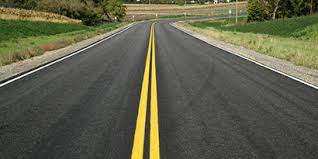
%> input picture Lane Detection/Images/test/test04.jpg, 318 x 159 px
$ octave script_find_real_lanes.m   (GNU Octave 9; MATLAB toolbox functions it lacks are replaced by stand-ins)
%> lines starting %> are read from the running program, lines starting %| are printed output that depends on the picture; in (x1, y1, x2, y2) boxes, pixels count from 0 and x2, y2 are one past the last pixel; in counts of white or black regions, pixels touching at a corner belong together; the program's own positions count from 1
%% Load the test track image
close all
clear all
clc

% Load the image
image_road_rgb = imread('test04.jpg');
%> image_road_rgb is the input picture: size 159x318x3 uint8; mean R, G, B 95, 95, 75.6


%% Smooth the image
%image_road_blur = imgaussfilt(image_road_rgb, 15);
image_road_blur = image_road_rgb;

% Convert the RGB to HSV
image_road_hsv = rgb2hsv(image_road_blur);
%> image_road_hsv: size 159x318x3 double; mean H, S, V 0.202, 0.192, 0.383

% Scale the HSV data to the interval [0, 1]
image_road_rescale = image_road_hsv;
image_road_rescale(:,:,1) = rescale( image_road_hsv(:,:,1));
%> image_road_rescale: size 159x318x3 double; mean H, S, V 0.204, 0.192, 0.383
image_road_rescale(:,:,2) = rescale( image_road_hsv(:,:,2));
image_road_rescale(:,:,3) = rescale( image_road_hsv(:,:,3));
%> image_road_rescale: size 159x318x3 double; mean H, S, V 0.204, 0.192, 0.38
rescaled_h = image_road_rescale(:,:,1);
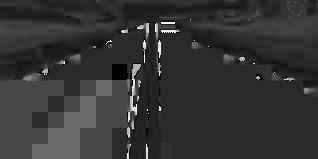
%> rescaled_h: size 159x318 double; min 0, max 1, mean 0.204
rescaled_s = image_road_rescale(:,:,2);
rescaled_v = image_road_rescale(:,:,3);

% Reshape the N x M matrix to an NxM x 1 array
sz = size(image_road_rescale);
%> sz = [159 318 3]
Nrows = sz(1);
%> Nrows = 159
Ncols = sz(2);
%> Ncols = 318
Npages = sz(3);
%> Npages = 3
all_hsv = reshape(image_road_rescale, Nrows*Ncols, Npages);
all_h = all_hsv(:,1);
all_s = all_hsv(:,2);
all_v = all_hsv(:,3);
all_hs = [all_h, all_s];

%% Show figures and plots to analy
% Original image
fig_1 = figure(1);
imshow(image_road_rgb);
title('Original');

% Blurred image
fig_11 = figure(11);
imshow(image_road_blur);
title('Original blurred');

% Image in HSV color
fig_2 = figure(2);
imshow(image_road_hsv)
title('HSV image');

% Visualize the rescaled image
figure(3)
imshow(image_road_rescale)
title('Rescaled image');

% Visualize the H value of the rescaled matrix
figure(4)
imshow(image_road_rescale(:,:,1))
title('H space only from HSV image')

% Visualize the H value of the rescaled matrix
figure(45)
imshow(image_road_rescale(:,:,2))
title('S space only from HSV image')

% Visualize the V value of the rescaled matrix
figure(5)
imshow(image_road_rescale(:,:,3))
title('V space only from HSV image')

% Visualize the S vs H plot
figure(6)
plot(all_h, all_s, '.','Markersize',0.05)
xlabel('Hue')
ylabel('Sat')
title('Hue versus Saturation');

% Visualize the S vs H plot
figure(66)
clf;
hold on;
for ith_point = 1:1000:length(all_h)
    rgb_color = hsv2rgb([all_h(ith_point) all_s(ith_point) 0.8]);
    plot(all_h(ith_point), all_s(ith_point), '.','Markersize',0.5,'Color',rgb_color);
end
%> this loop made 51 passes
%> rgb_color on passes 1 to 12: [0.796 0.8 0.405], [0.654 0.8 0.188], [0.777 0.8 0.766], [0.774 0.8 0.761], [0.589 0.8 0.374], [0.8 0.8 0.771], [0.8 0.8 0.775], [0.8 0.726 0.248], [0.8 0.619 0.294], [0.8 0.8 0.775], [0.771 0.8 0.786], [0.488 0.8 0.294]
xlabel('Hue')
ylabel('Sat')
title('Hue versus Saturation');
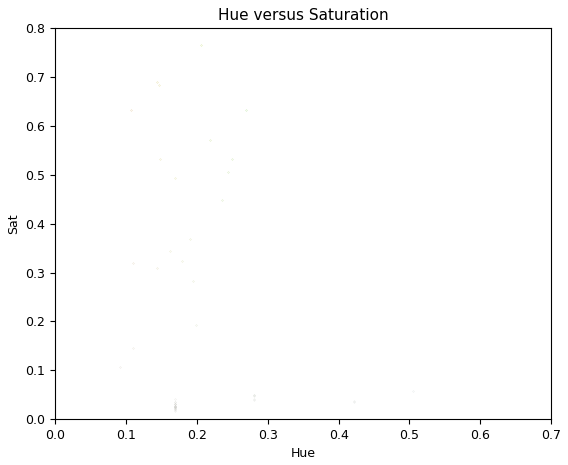
%> figure redrawn from the program's plot data

%% Try a manual method first (to see if it works)
indices_yellow_line = find((image_road_rescale(:,:,1)>0.1) & (image_road_rescale(:,:,1)<0.13) & (image_road_rescale(:,:,2)>0.35));
%> indices_yellow_line = 1750 values from 9 to 50093

% Set entire image to zero
image_yellow_line = 0*image_road_rgb;
%> image_yellow_line: size 159x318x3 uint8; every value is 0

% Set the "found" values back to the original image
image_yellow_line(indices_yellow_line) = image_road_rgb(indices_yellow_line);
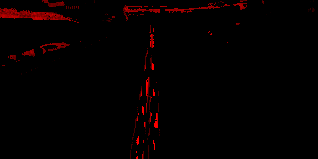
%> image_yellow_line: size 159x318x3 uint8; mean R, G, B 4.7, 0, 0

% Show the results
figure(67);
clf;
imshow(image_yellow_line);

%% Try a manual method first (to see if it works)
indices_white_line = find((image_road_rescale(:,:,1)>0.01) & (image_road_rescale(:,:,1)<0.2) & (image_road_rescale(:,:,2)>0.1));
%> indices_white_line = 14438 values from 1 to 50499

% Set entire image to zero
image_white_line = 0*image_road_rgb;

% Set the "found" values back to the original image
image_white_line(indices_white_line) = image_road_rgb(indices_white_line);
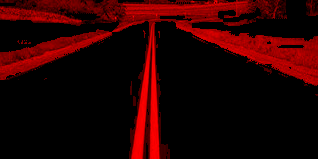
%> image_white_line: size 159x318x3 uint8; mean R, G, B 39.7, 0, 0

% Show the results
figure(68);
clf;
imshow(image_white_line);

%% Try a manual method first (to see if it works)
indices_yellow_line = find((image_road_rescale(:,:,2)>0.35));
%> indices_yellow_line = 13271 values from 1 to 50472

% Set entire image to zero
image_yellow_line = 0*image_road_rgb;

% Set the "found" values back to the original image
image_yellow_line(indices_yellow_line) = image_road_rgb(indices_yellow_line);

% Show the results
figure(69);
clf;
imshow(image_yellow_line);


%% Figure out where threshold should be in saturation
figure(661);
histogram(all_s,300);
xlabel('Saturation value');
%> figure, not shown here; tallest bar 5319 high, from x = 0.0233 to 0.0267


%% Visualize the V vs H plot
figure(7)
plot(all_h, all_v, '.')
xlabel('Hue')
ylabel('Val')

% Visualize the V vs s plot
figure(8)
plot(all_s, all_v, '.')
xlabel('Sat')
ylabel('Val')
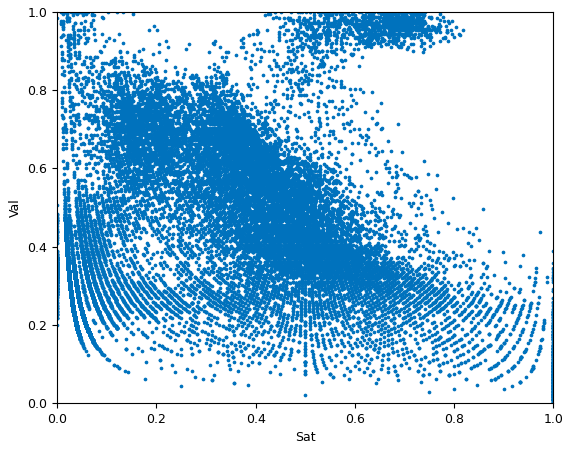
%> figure redrawn from the program's plot data


%% K-mean cluster for h
k_h =2;
[idx_h, C_h] =kmeans(all_h,k_h);
%> C_h = [0.183; 0.502]
upper_hue = mean(C_h);
%> upper_hue = 0.343
lower_hue = min(C_h);
%> lower_hue = 0.183


%% K-mean cluster for s
k_s = 2;
[idx_s, C_s] =kmeans(all_s,k_s);
%> C_s = [0.0524; 0.509]
lower_sat = min(C_s);
%> lower_sat = 0.0524
upper_sat = max(C_s);
%> upper_sat = 0.509

%% K-mean cluster for v
k_v = 2;
[idx_v, C_v] =kmeans(all_v,k_v);
%> C_v = [0.682; 0.301]
lower_val = min(C_v);
%> lower_val = 0.301
upper_val = max(C_v);
%> upper_val = 0.682


%% Build HSV mask
hueMask =(rescaled_h <upper_hue);
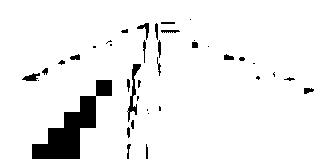
%> hueMask: size 159x318 logical; 93.4% white; 39 black regions (15 under 20 px), largest, box (x1, y1, x2, y2) and area: (32, 80, 112, 159) 2256, (127, 64, 141, 122) 232, (22, 73, 40, 81) 85
figure(9)
imshow(hueMask)

satMasklow= (rescaled_s < lower_sat);
%> satMasklow: size 159x318 logical; 55% white; 100 black regions (88 under 20 px), largest, box (x1, y1, x2, y2) and area: (0, 0, 318, 159) 21149, (0, 119, 40, 159) 758, (23, 69, 49, 82) 146
satMaskhigh = (rescaled_s > upper_sat);
%> satMaskhigh: size 159x318 logical; 13.1% white; 170 white regions (160 under 20 px), largest, box (x1, y1, x2, y2) and area: (130, 29, 161, 159) 1836, (0, 9, 97, 54) 1635, (236, 0, 318, 40) 1144
satMask = satMasklow|satMaskhigh;
%> satMask: size 159x318 logical; 68.1% white; 200 black regions (183 under 20 px), largest, box (x1, y1, x2, y2) and area: (0, 0, 318, 159) 13360, (0, 119, 40, 159) 758, (44, 0, 106, 18) 498
figure(10)
imshow(satMask)

% hsMask = hueMask&satMask;
% figure(34)
% imshow(hsMask)

valMask =(rescaled_v > upper_val);
%> valMask: size 159x318 logical; 8.6% white; 152 white regions (140 under 20 px), largest, box (x1, y1, x2, y2) and area: (173, 22, 318, 89) 1306, (131, 23, 154, 159) 784, (150, 28, 159, 159) 696
figure(11)
imshow(valMask)


hsvMask = hueMask&satMask&valMask;
%> hsvMask: size 159x318 logical; 2.8% white; 24 white regions (19 under 20 px), largest, box (x1, y1, x2, y2) and area: (131, 55, 150, 159) 626, (150, 66, 159, 159) 550, (0, 48, 87, 86) 116, (152, 43, 154, 65) 25, (287, 75, 304, 83) 24
figure(12)
imshow(hsvMask)


%% Plot clusters
figure(13)
for idx =1: k_h
    plot(all_h(idx_h==idx, 1), all_s(idx_h==idx, 1), '.')
%     plot3(all_h(idx_h==idx, 1), all_s(idx_h==idx, 1),all_v(idx_h == idx,1), '.')
    hold on
end
xlabel('Hue')
ylabel('Sat')


figure(14)
for idx =1: k_s
    plot(all_s(idx_s==idx, 1), all_v(idx_s==idx, 1), '.')
%     plot3(all_h(idx_s==idx, 1), all_s(idx_s==idx, 1),all_v(idx_s == idx,1), '.')
    hold on

end
xlabel('Sat')
ylabel('Value')


figure(15)
for idx =1: k_v
    plot(all_s(idx_v==idx, 1), all_v(idx_v==idx, 1), '.')
%     plot3(all_h(idx_s==idx, 1), all_s(idx_s==idx, 1),all_v(idx_s == idx,1), '.')
    hold on
end
xlabel('Hue')
ylabel('Value')
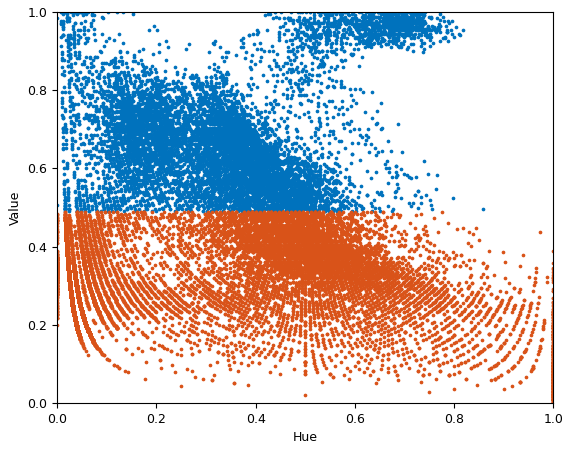
%> figure redrawn from the program's plot data

$ run again, with Lane Detection/Images/test/test03.jpg copied over Lane Detection/Images/test/test04.jpg
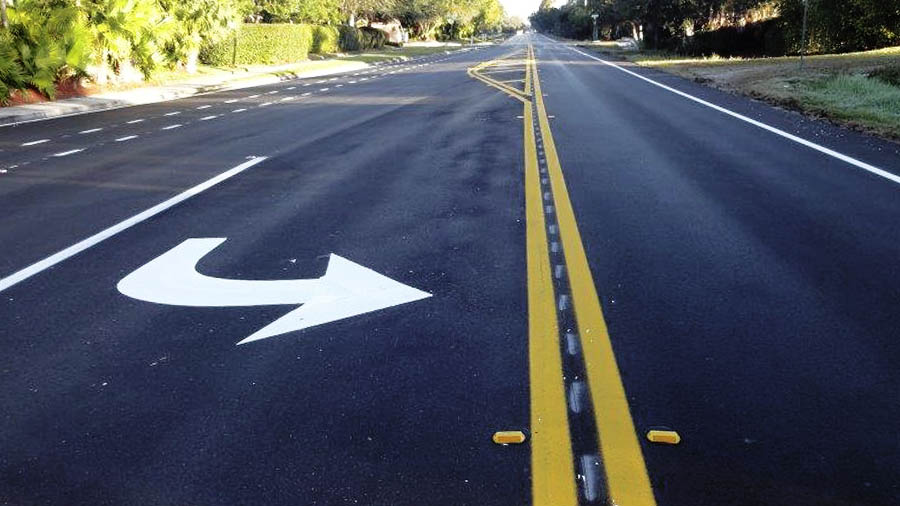
%> input picture Lane Detection/Images/test/test03.jpg, 900 x 506 px
%> image_road_rgb is the input picture: size 506x900x3 uint8; mean R, G, B 77.1, 82.4, 91.6
%> image_road_hsv: size 506x900x3 double; mean H, S, V 0.536, 0.412, 0.409
%> image_road_rescale: size 506x900x3 double; mean H, S, V 0.537, 0.412, 0.409
%> the loop `for ith_point = 1:1000:length(all_h)` made 456 passes
%> rgb_color on passes 1 to 3: [0.8 0.781 0.424], [0.459 0.486 0.8], [0.465 0.492 0.8]
%> `indices_yellow_line = find((image_road_rescale(:,:,1)>0.1) & (image_ro..`: indices_yellow_line = 5203 values from 23 to 454940
%> indices_white_line = 69047 values from 1 to 454950
%> `image_white_line(indices_white_line) = image_road_rgb(indices_white_li..`:
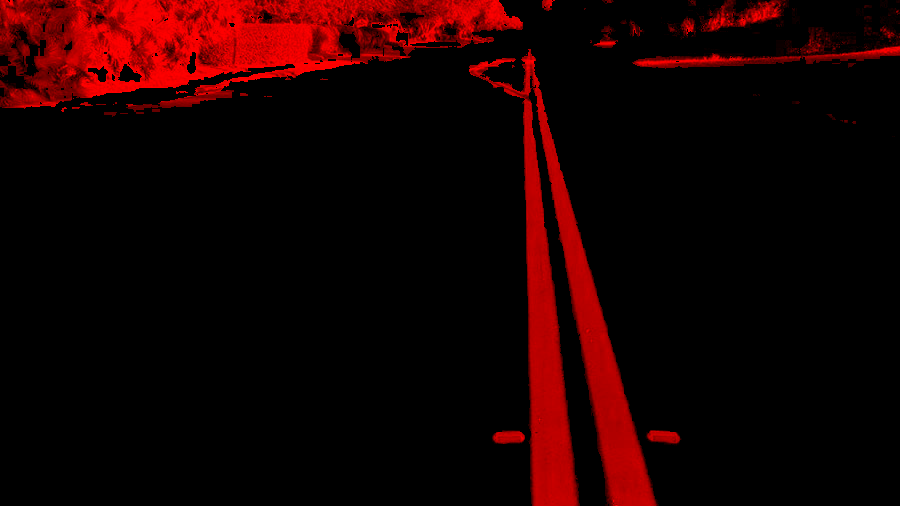
%> image_white_line: size 506x900x3 uint8; mean R, G, B 25.3, 0, 0
%> `indices_yellow_line = find((image_road_rescale(:,:,2)>0.35));`: indices_yellow_line = 328247 values from 1 to 455400
%> C_h = [0.629; 0.16]
%> upper_hue = 0.395
%> lower_hue = 0.16
%> C_s = [0.182; 0.494]
%> lower_sat = 0.182
%> upper_sat = 0.494
%> C_v = [0.318; 0.808]
%> lower_val = 0.318
%> upper_val = 0.808
%> hueMask: size 506x900 logical; 19.7% white; 35 white regions (21 under 20 px), largest, box (x1, y1, x2, y2) and area: (0, 0, 568, 118) 45180, (467, 47, 659, 506) 25333, (624, 0, 900, 88) 14043
%> satMasklow: size 506x900 logical; 12.9% white; 463 white regions (402 under 20 px), largest, box (x1, y1, x2, y2) and area: (0, 0, 900, 281) 34588, (117, 237, 432, 345) 12402, (0, 156, 268, 291) 2342
%> satMaskhigh: size 506x900 logical; 36.1% white; 2166 white regions (2012 under 20 px), largest, box (x1, y1, x2, y2) and area: (587, 147, 900, 504) 74830, (123, 287, 528, 506) 37656, (0, 0, 283, 107) 14007
%> satMask: size 506x900 logical; 49% white; 2074 white regions (1909 under 20 px), largest, box (x1, y1, x2, y2) and area: (0, 0, 900, 504) 114653, (117, 237, 530, 506) 51714, (0, 0, 283, 107) 14057
%> valMask: size 506x900 logical; 8.4% white; 465 white regions (416 under 20 px), largest, box (x1, y1, x2, y2) and area: (67, 0, 376, 105) 15735, (117, 238, 432, 345) 12138, (0, 156, 267, 291) 2064
%> hsvMask: size 506x900 logical; 2.5% white; 448 white regions (395 under 20 px), largest, box (x1, y1, x2, y2) and area: (87, 59, 336, 105) 2817, (67, 9, 126, 66) 1019, (86, 60, 144, 86) 696
%> `ylabel('Value')`:
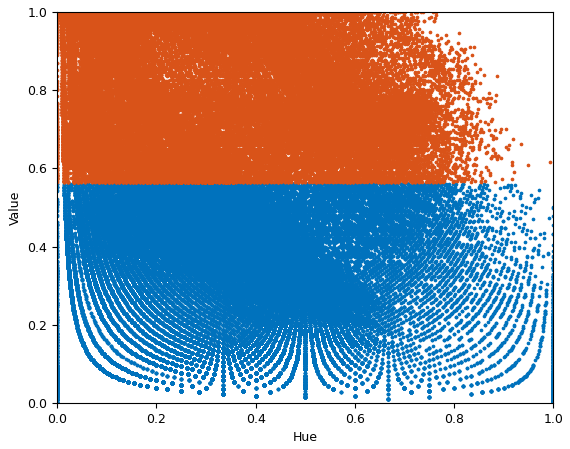
%> figure redrawn from the program's plot data

$ run again, with Lane Detection/Images/test/test05.jpg copied over Lane Detection/Images/test/test04.jpg
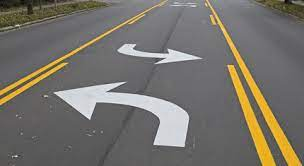
%> input picture Lane Detection/Images/test/test05.jpg, 304 x 166 px
%> image_road_rgb is the input picture: size 166x304x3 uint8; mean R, G, B 118, 114.1, 106.7
%> image_road_hsv: size 166x304x3 double; mean H, S, V 0.38, 0.109, 0.473
%> the loop `for ith_point = 1:1000:length(all_h)` made 51 passes
%> rgb_color on passes 1 to 8: [0.8 0.754 0.659], [0.8 0.722 0.533], [0.8 0.784 0.593], [0.8 0.755 0.551], [0.8 0.75 0.411], [0.8 0.757 0.451], [0.8 0.766 0.746], [0.793 0.777 0.8]
%> `indices_yellow_line = find((image_road_rescale(:,:,1)>0.1) & (image_ro..`: indices_yellow_line = 3359 values from 6 to 50131
%> indices_white_line = 8651 values from 1 to 50321
%> `image_white_line(indices_white_line) = image_road_rgb(indices_white_li..`:
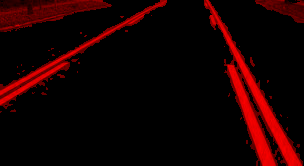
%> image_white_line: size 166x304x3 uint8; mean R, G, B 24.7, 0, 0
%> `indices_yellow_line = find((image_road_rescale(:,:,2)>0.35));`: indices_yellow_line = 5483 values from 6 to 50312
%> C_h = [0.0656; 0.7]
%> upper_hue = 0.383
%> lower_hue = 0.0656
%> C_s = [0.0456; 0.584]
%> lower_sat = 0.0456
%> upper_sat = 0.584
%> C_v = [0.386; 0.857]
%> lower_val = 0.386
%> upper_val = 0.857
%> hueMask: size 166x304 logical; 49.9% white; 25 white regions (11 under 20 px), largest, box (x1, y1, x2, y2) and area: (0, 0, 304, 166) 20426, (0, 0, 146, 64) 3042, (249, 0, 304, 27) 799
%> satMasklow: size 166x304 logical; 56.1% white; 75 black regions (48 under 20 px), largest, box (x1, y1, x2, y2) and area: (166, 0, 304, 166) 10675, (0, 0, 178, 113) 8593, (65, 58, 195, 102) 1139
%> satMaskhigh: size 166x304 logical; 5.5% white; 59 white regions (56 under 20 px), largest, box (x1, y1, x2, y2) and area: (231, 45, 302, 166) 1067, (230, 66, 277, 166) 1007, (0, 57, 64, 104) 578
%> satMask: size 166x304 logical; 61.6% white; 87 black regions (58 under 20 px), largest, box (x1, y1, x2, y2) and area: (166, 0, 304, 166) 8547, (0, 0, 178, 113) 7837, (65, 58, 195, 102) 1139
%> valMask: size 166x304 logical; 7.4% white; 68 white regions (56 under 20 px), largest, box (x1, y1, x2, y2) and area: (66, 82, 186, 124) 1008, (221, 26, 300, 166) 929, (228, 65, 274, 166) 829
%> hsvMask: size 166x304 logical; 3.6% white; 25 white regions (20 under 20 px), largest, box (x1, y1, x2, y2) and area: (231, 45, 300, 166) 806, (230, 66, 274, 166) 783, (5, 73, 49, 100) 102, (19, 74, 35, 83) 26, (0, 85, 14, 94) 26
%> `ylabel('Value')`:
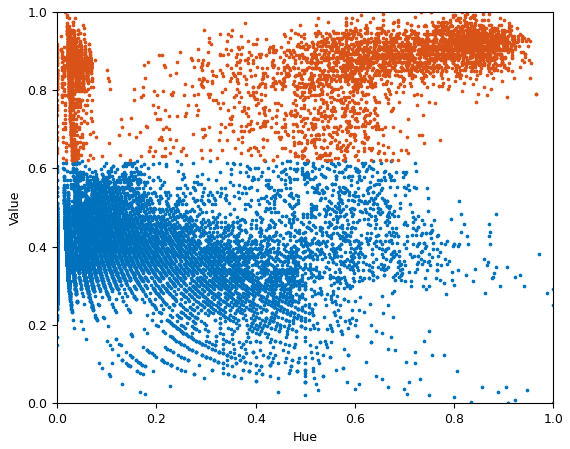
%> figure redrawn from the program's plot data

$ run again, with Lane Detection/Images/test/test06.jpg copied over Lane Detection/Images/test/test04.jpg
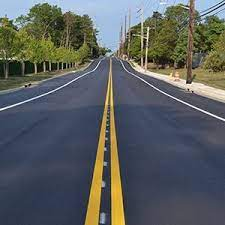
%> input picture Lane Detection/Images/test/test06.jpg, 225 x 225 px
%> image_road_rgb is the input picture: size 225x225x3 uint8; mean R, G, B 90, 94.3, 94.8
%> image_road_hsv: size 225x225x3 double; mean H, S, V 0.472, 0.334, 0.434
%> the loop `for ith_point = 1:1000:length(all_h)` made 51 passes
%> rgb_color on passes 1 to 8: [0.601 0.692 0.8], [0.492 0.594 0.8], [0.503 0.61 0.8], [0.581 0.8 0.517], [0.585 0.641 0.8], [0.756 0.8 0.53], [0.505 0.584 0.8], [0.726 0.8 0.433]
%> `indices_yellow_line = find((image_road_rescale(:,:,1)>0.1) & (image_ro..`: indices_yellow_line = 2748 values from 6556 to 50490
%> indices_white_line = 12787 values from 23 to 50501
%> `indices_yellow_line = find((image_road_rescale(:,:,2)>0.35));`: indices_yellow_line = 21054 values from 28 to 50592
%> C_h = [0.626; 0.162]
%> upper_hue = 0.394
%> lower_hue = 0.162
%> C_s = [0.639; 0.282]
%> lower_sat = 0.282
%> upper_sat = 0.639
%> C_v = [0.817; 0.354]
%> lower_val = 0.354
%> upper_val = 0.817
%> hueMask: size 225x225 logical; 32.6% white; 4 white regions (1 under 20 px), largest, box (x1, y1, x2, y2) and area: (112, 0, 225, 103) 7063, (0, 3, 107, 91) 6354, (83, 57, 128, 225) 3064
%> satMasklow: size 225x225 logical; 37% white; 132 white regions (119 under 20 px), largest, box (x1, y1, x2, y2) and area: (0, 0, 225, 225) 17138, (102, 127, 110, 225) 298, (191, 48, 209, 70) 201
%> satMaskhigh: size 225x225 logical; 6.1% white; 363 white regions (345 under 20 px), largest, box (x1, y1, x2, y2) and area: (87, 141, 103, 225) 533, (112, 149, 123, 225) 504, (42, 35, 67, 61) 156
%> satMask: size 225x225 logical; 43% white; 273 white regions (250 under 20 px), largest, box (x1, y1, x2, y2) and area: (0, 0, 225, 225) 17720, (87, 141, 103, 225) 533, (112, 149, 123, 225) 504
%> valMask: size 225x225 logical; 9.8% white; 97 white regions (86 under 20 px), largest, box (x1, y1, x2, y2) and area: (0, 0, 188, 51) 3023, (133, 63, 225, 100) 574, (112, 176, 125, 225) 467
%> hsvMask: size 225x225 logical; 2.3% white; 48 white regions (44 under 20 px), largest, box (x1, y1, x2, y2) and area: (133, 63, 225, 100) 565, (112, 176, 123, 225) 373, (93, 179, 100, 198) 80, (96, 160, 101, 177) 38
%> `ylabel('Value')`:
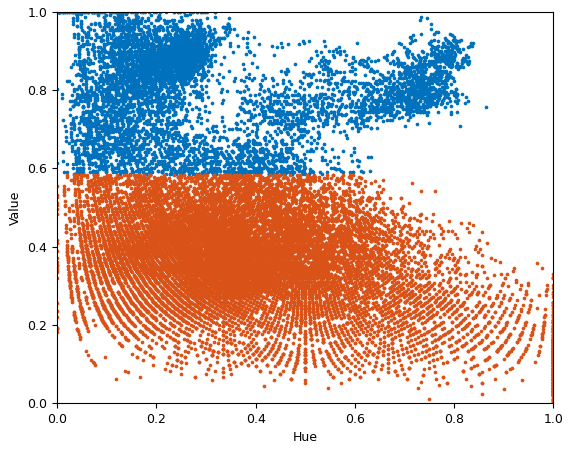
%> figure redrawn from the program's plot data
